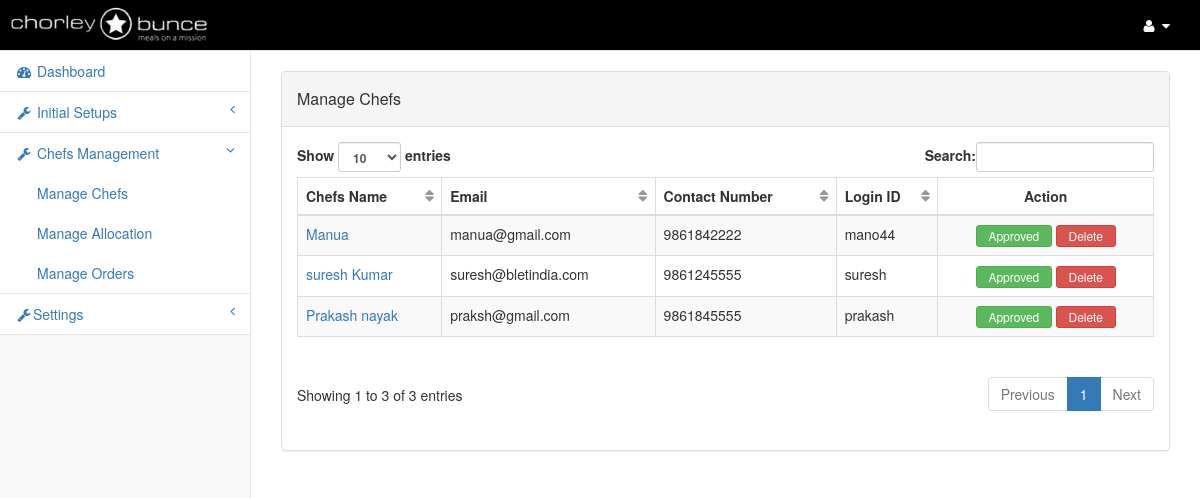
Page /manage-chefs (signed in) on the committed database.
### tables this page shows
CREATE TABLE IF NOT EXISTS `chefs_registration` (
  `chefs_id` bigint(20) NOT NULL,
  `chefs_name` varchar(255) NOT NULL,
  `chefs_email` varchar(255) NOT NULL,
  `chefs_contact_number` varchar(255) NOT NULL,
  `chefs_acc_number` varchar(255) NOT NULL,
  `chefs_address` varchar(255) NOT NULL,
  `chefs_message` text NOT NULL,
  `unique_id` varchar(255) NOT NULL,
  `chefs_psw` varchar(255) NOT NULL,
  `login_status` int(11) NOT NULL,
  `created_date` datetime NOT NULL,
  `updated_date` datetime NOT NULL
);

### includes/class.Main.php (called while the page is built, shortened)
<?php
class Main extends Pagination{
	public $dbcon;
	public function __construct(){
		$this->dbcon = mysqli_connect(DB_SERVER, DB_USERNAME, DB_PASSWORD,DB_DATABASE) or die('Oops connection error -> ' . mysqli_connect_error());
	}
	public function keyMaker($id){
		$secretkey='1HutysK98UuuhDasdfafdCrackThisBeeeeaaaatchkHgjsheIHFH44fheo1FhHEfo2oe6fifhkhs';
		$key=md5($id.$secretkey);
		return $key;
	}
	public function fetch($tblName,$optCondition="",$optorder="",$optlimit="",$optorderType="ASC"){
		if(trim($optCondition) != ""){
			$condition = " WHERE " . $optCondition;
		}else{
			$condition = "";
		}
		if(trim($optlimit) != ""){
			$limit = " ".$optlimit;
		}else{
			$limit = "";
		}
		if(trim($optorder) != ""){
			$sql="SELECT * FROM " . $tblName . $condition ." ORDER BY ". $optorder." ".$optorderType. $limit;
		}else{
			$sql="SELECT * FROM " . $tblName . $condition. $limit;
		}
		$result = mysqli_query($this->dbcon,$sql);
		while($row = mysqli_fetch_assoc($result)){
			$result_array[] = $row;
		}
		if(count($result_array)>0){
			return $result_array;
		}else{
			return array();
		}
	}
}
?>

### manage-chefs.php (the view, shortened to what this page needs)
<?php
include_once "includes/class.Main.php";
$dbf = new Main();
include 'application-top.php';
?>
<body>
    <div id="wrapper">
    	<nav class="navbar navbar-default navbar-static-top" role="navigation" style="margin-bottom: 0">
       		<?php include('admin-header.php'); ?>
			<?php include('left-menu.php'); ?>
         </nav>
         <div id="page-wrapper">
             <div class="row">
				 <div class="row">
                    <div class="col-lg-12">&nbsp;</div>
				 </div>
                <div class="col-lg-12">
                    <div class="panel panel-default">
                      <div class="panel-heading clearfix">
                        <h2 class="panel-title pull-left" style="line-height:34px;">Manage Chefs</h2>
                      </div>
                        <div class="panel-body">
                            <div class="dataTable_wrapper">
                                <table class="table table-striped table-bordered table-hover" id="tbl_content">
                                    <thead>
                                        <tr>
                                          	<th>Chefs Name</th>
                                            <th>Email</th>
                                            <th>Contact Number</th>
                                            <th>Login ID</th>
                                            <th class="text-center">Action</th>
                                        </tr>
                                    </thead>
                           <tbody>
                           <?php
                           foreach($dbf->fetch("chefs_registration","","chefs_id","","DESC") as $chefs_det) {
                           ?>
                          <tr>
                            <td  style="color:<?php echo $color; ?>"><a href="edit-chefs?editId=<?php echo $chefs_det['chefs_id'];?>&token=<?php echo $dbf->keymaker($chefs_det['chefs_id']);?>" title="Click here to edit"><?php echo $chefs_det['chefs_name']; ?></a></td>
                            <td><?php echo $chefs_det['chefs_email']; ?></td>
                            <td> <?php echo $chefs_det['chefs_contact_number']; ?></td>
                            <td><?php echo $chefs_det['unique_id']; ?></td>
                            <td class="text-center">
							  <?php if($chefs_det['login_status']==0){ ?>
                              <a href="edit-chefs?editId=<?php echo $chefs_det['chefs_id'];?>&token=<?php echo $dbf->keymaker($chefs_det['chefs_id']);?>" class="btn btn-danger btn-xs" title="CLICK HERE TO APPROVE THE ACCOUNT">&nbsp;&nbsp;Declined&nbsp;&nbsp;</a>
                              <?php } else { ?>
                              <a href="manage-chefs?operation=declined&id=<?php echo $chefs_det['chefs_id'];?>&token=<?php echo $dbf->keyMaker($chefs_det['chefs_id']);?>" class="btn btn-success btn-xs" title="CLICK HERE TO DECLINED THE ACCOUNT" onClick="return confirm('Are you sure you want to declined this account ?')">&nbsp;&nbsp;Approved&nbsp;&nbsp;</a>
                              <?php } ?>
                              <a href="manage-chefs?operation=delete&chefs_id=<?php echo $chefs_det['chefs_id'];?>&token=<?php echo $dbf->keyMaker($chefs_det['chefs_id']);?>" class="btn btn-danger btn-xs" onClick="return confirm('Are you sure you want to delete this record ?')">&nbsp;&nbsp;Delete&nbsp;&nbsp;</a>
                            </td>
                          </tr>
                          <?php } ?>
                            </tbody>
                                </table>
                            </div>
                        </div>
                    </div>
                </div>
            </div>
         </div>
    </div>
</body>
</html>

### css/sb-admin-2.css (style rules this page uses)
body { background-color: #f8f8f8; }
#wrapper { width: 100%; }
#page-wrapper { padding: 0 15px; min-height: 568px; background-color: #fff; }
@media (min-width:768px) { #page-wrapper { position: inherit; margin: 0 0 0 250px; padding: 0 30px; border-left: 1px solid #e7e7e7; } }
.navbar-default { background-color:#000; height:auto; }
.navbar { min-height:0; }
table.dataTable thead .sorting, table.dataTable thead .sorting_asc, table.dataTable thead .sorting_desc, table.dataTable thead .sorting_asc_disabled, table.dataTable thead .sorting_desc_disabled { background: 0 0; }
table.dataTable thead .sorting:after { content: "\f0dc"; float: right; font-family: fontawesome; color: rgba(50,50,50,.5); }

### rows in the picture
chefs_registration: chefs_name "Manua", chefs_email "manua@gmail.com", chefs_contact_number "9861842222", unique "mano44"
chefs_registration: chefs_name "suresh Kumar", chefs_email "suresh@bletindia.com", chefs_contact_number "9861245555", unique "suresh"
chefs_registration: chefs_name "Prakash nayak", chefs_email "praksh@gmail.com", chefs_contact_number "9861845555", unique "prakash"
